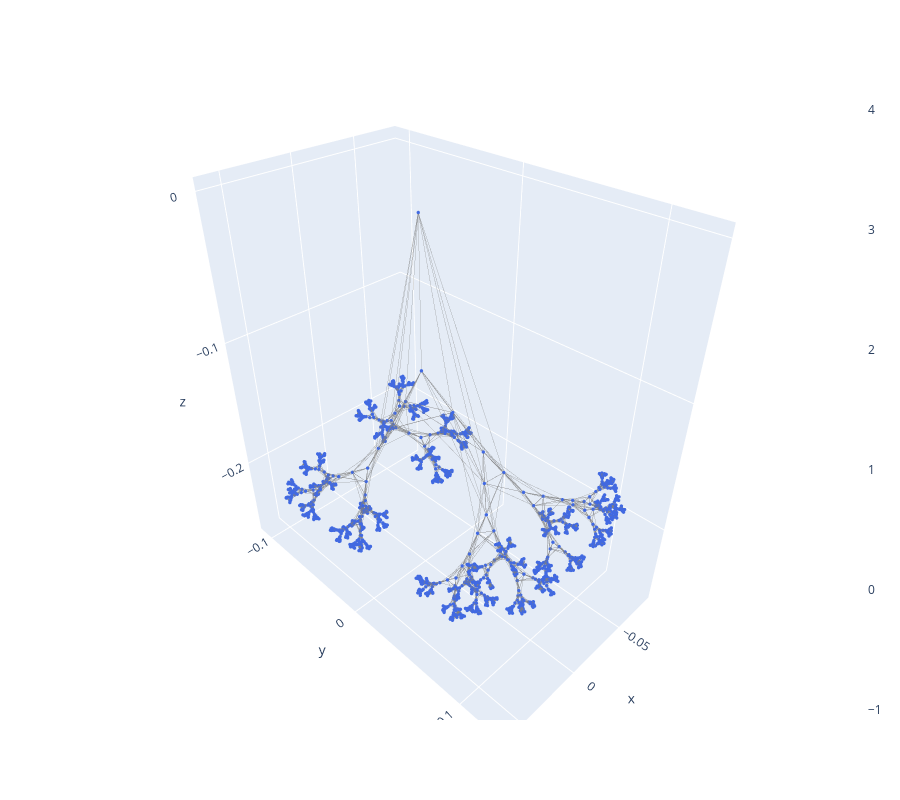

Notebook code cell kept with this figure:
### Code cell
# utility plot function
print_3D_graph(pos, edge_index)

### Figure 1 — Plotly figure (JSON) as saved in the notebook; plotly's stock layout.template omitted (floating-point values rounded to 4 significant figures; data arrays with more than 128 entries replaced by an {"elided": "..."} marker saying what was removed)
{"data": [{"marker": {"color": "royalblue", "colorscale": [[0, "#30123b"], [0.07143, "#4145ab"], [0.1429, "#4675ed"], [0.2143, "#39a2fc"], [0.2857, "#1bcfd4"], [0.3571, "#24eca6"], [0.4286, "#61fc6c"], [0.5, "#a4fc3b"], [0.5714, "#d1e834"], [0.6429, "#f3c63a"], [0.7143, "#fe9b2d"], [0.7857, "#f36315"], [0.8571, "#d93806"], [0.9286, "#b11901"], [1, "#7a0402"]], "showscale": true, "size": 2}, "mode": "markers", "showlegend": false, "type": "scatter3d", "x": {"elided": "2046 float values"}, "y": {"elided": "2046 float values"}, "z": {"elided": "2046 float values"}}, {"line": {"color": "grey", "width": 1}, "mode": "lines", "name": "edge", "opacity": 0.5, "showlegend": false, "type": "scatter3d", "x": {"elided": "61380 float values"}, "y": {"elided": "61380 float values"}, "z": {"elided": "61380 float values"}}], "layout": {"height": 800, "scene": {"aspectmode": "data"}, "width": 900}}
